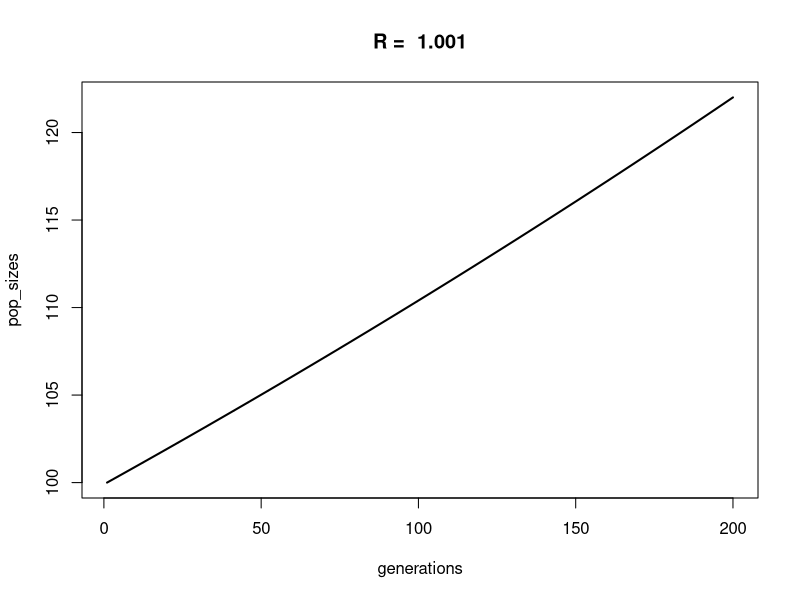
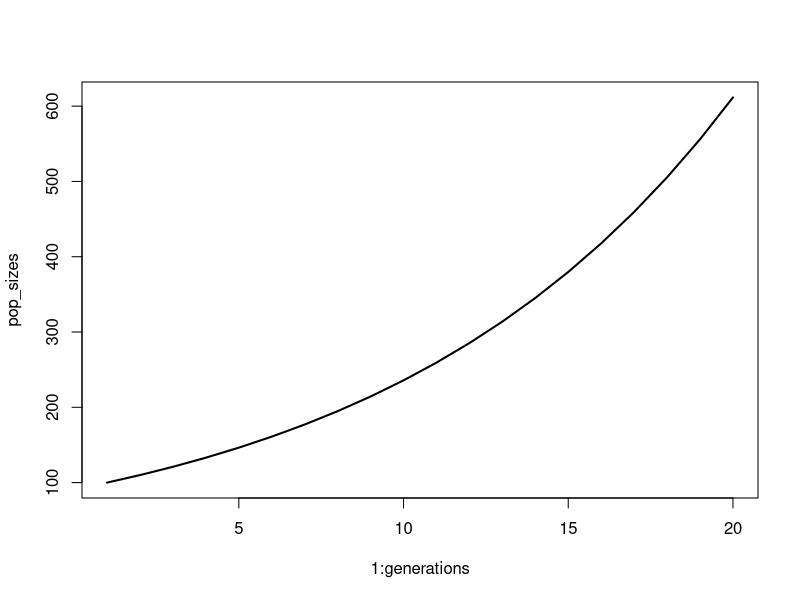
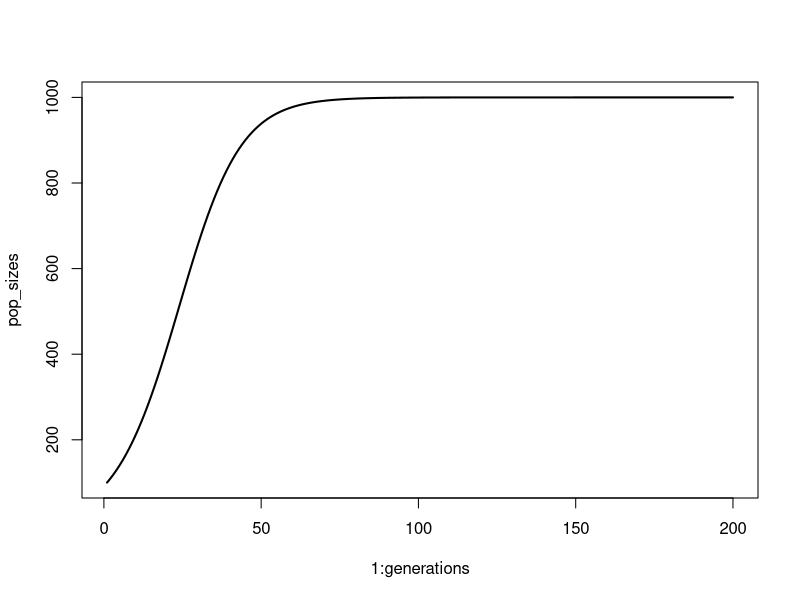
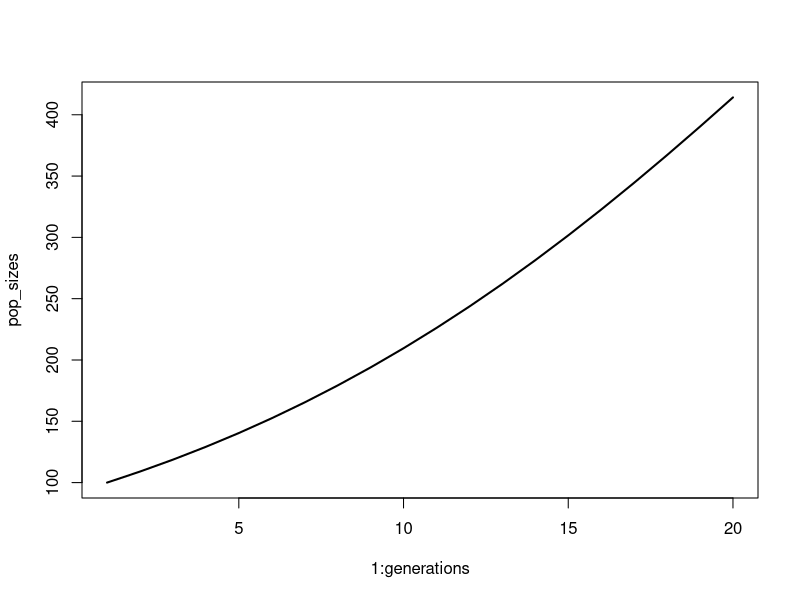

R code for these plots, in order:
## ---- chunk 1
# conditions & parameters (these are new!)
generations <- 200
RR <- 1.001 # R is a parameter
N_init <- 100 # N is a state variable

# create and populate pop size vector
pop_sizes <- numeric(generations)
pop_sizes[1] <- N_init
for (time in 2:generations){
  pop_sizes[time] <- RR*pop_sizes[time-1]
}

pop_sizes

# My favourite plot:
plot(x = 1:generations, y = pop_sizes, type = "l", lwd = 2,
     xlab = "generations", main = paste("R = ", RR))

## ---- chunk 2
# The function
geom_pop_growth <- function(N, RR, generations = 20) {
  pop_sizes <- numeric(generations)
  pop_sizes[1] <- N_init
  for (time in 2:generations){
    pop_sizes[time] <- RR*pop_sizes[time-1]
  }
  plot(y = pop_sizes, x = 1:generations, type = "l", lwd = 2)
  return(pop_sizes)
}

# Run the function 
geom_pop_growth(N = 100, RR = 1.1)
## ---- chunk 3
# parameters
# conditions & parameters (these are new!)
generations <- 200
rr <- .1 # R is a parameter
N_init <- 100 # N is a state variable
K <- 1000 # Carrying capacity - a parameter

# create and populate pop size vector
pop_sizes <- numeric(generations)
pop_sizes[1] <- N_init
for (time in 2:generations){
  pop_sizes[time] <- pop_sizes[time-1]*(1+rr*(1-pop_sizes[time-1]/K))
}
plot(y = pop_sizes, x = 1:generations, type = "l", lwd = 2)

## ---- chunk 4
# The function

logistic_pop_growth <- function(N, rr, generations = 20, K) {
  pop_sizes <- numeric(generations)
  pop_sizes[1] <- N_init
  for (time in 2:generations){
    pop_sizes[time] <- pop_sizes[time-1]*(1+rr*(1-pop_sizes[time-1]/K))
  }
  plot(y = pop_sizes, x = 1:generations, type = "l", lwd = 2)
  
}

# Run the function
logistic_pop_growth(N = 100, rr = 0.1, K = 1000)

## ---- chunk 5
rrs <- c(-0.3, 0.3, 1.3, 1.9, 2.2, 2.7)
